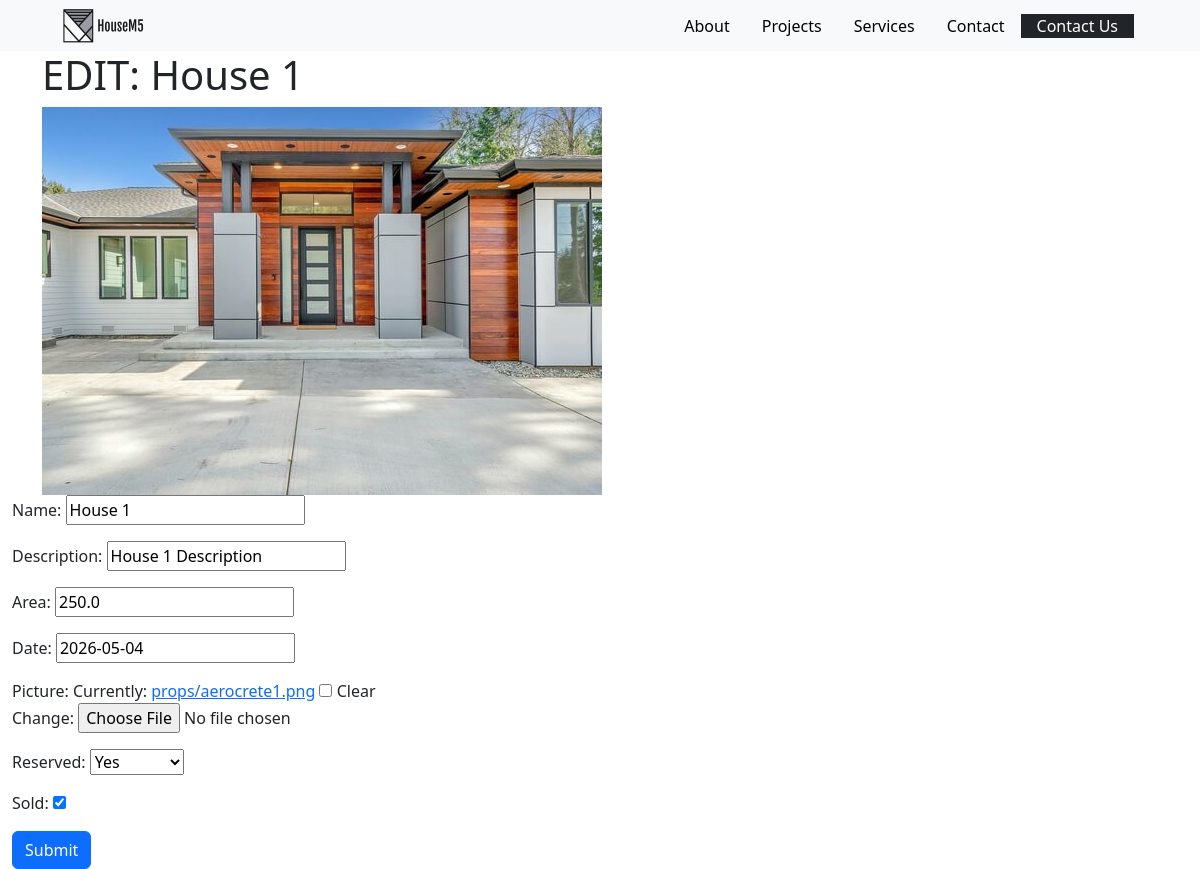
Screenshot of /edit/1 with the database file from the repository.
### realEstateApp/models.py (models this page shows, shortened)
class Property(models.Model):
    name = models.CharField(max_length=100, null=True, blank=True)
    description = models.CharField(max_length=255, null=True, blank=True)
    area = models.FloatField(default=0)
    date = models.DateField()
    picture = models.ImageField(upload_to='props/', null=True, blank=True)
    reserved = models.BooleanField(default = 0, null=True, blank=True)
    sold = models.BooleanField(default = 0)

### realEstateApp/views.py (the view)
# urls.py: path('edit/<id>', views.edit, name='edit')
def edit(request, id):
    instance = Property.objects.filter(id=id).first()
    if request.method == 'POST':
        form = PropertyForm(request.POST, files=request.FILES, instance=instance)
        if form.is_valid():
            form.save()
        return redirect('index')
    form = PropertyForm(instance=instance)
    return render(request, 'edit.html', {'form': form, 'property':instance})

### realEstateApp/forms.py
class PropertyForm(forms.ModelForm):
    class Meta:
        model = Property
        fields = '__all__'

### realEstateApp/templates/edit.html (shortened to what this page needs)
{% extends 'base.html' %}
{% load static %}
{% block content %}
    <div class="container-fluid justify-content-center align-items-center">
        <div class="container">
            <div>
                <h1>EDIT: {{ property.name }}</h1>
            </div>
            <div>
                {% if property.picture %}
                    <img src="{{ property.picture.url }}" alt="">
                {% else %}
                    <img src="{% static 'images/house.png' %}" alt="">
                {% endif %}
            </div>
        </div>
    </div>
    <div class="container-fluid">
        <form action="{% url 'edit' id=property.id %}" method="post" enctype="multipart/form-data">
            {{ form.as_p }}
            <button class="btn btn-primary" type="submit">Submit</button>
        </form>
    </div>
{% endblock %}

### rows the page displays
Property: name "House 1", picture (picture), description "House 1 Description", area "250.0", date "2026-05-04", reserved "Yes", sold "☑"
